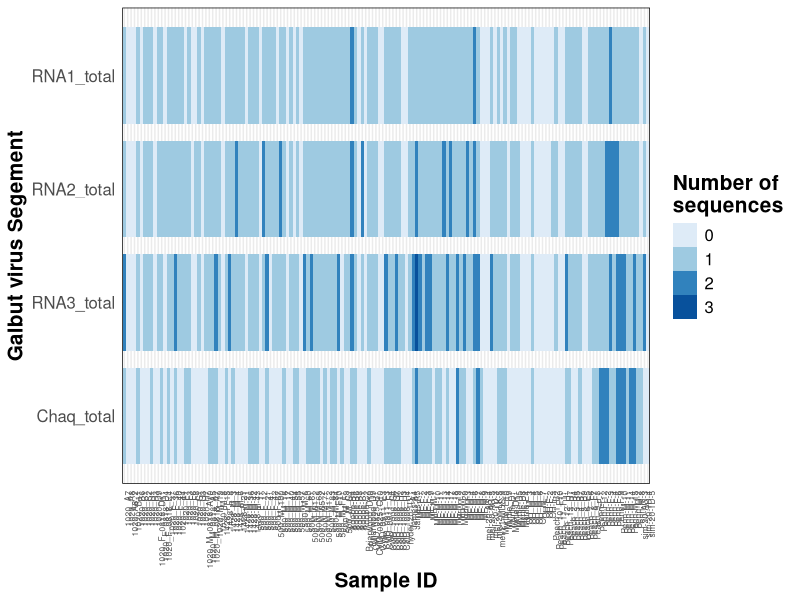
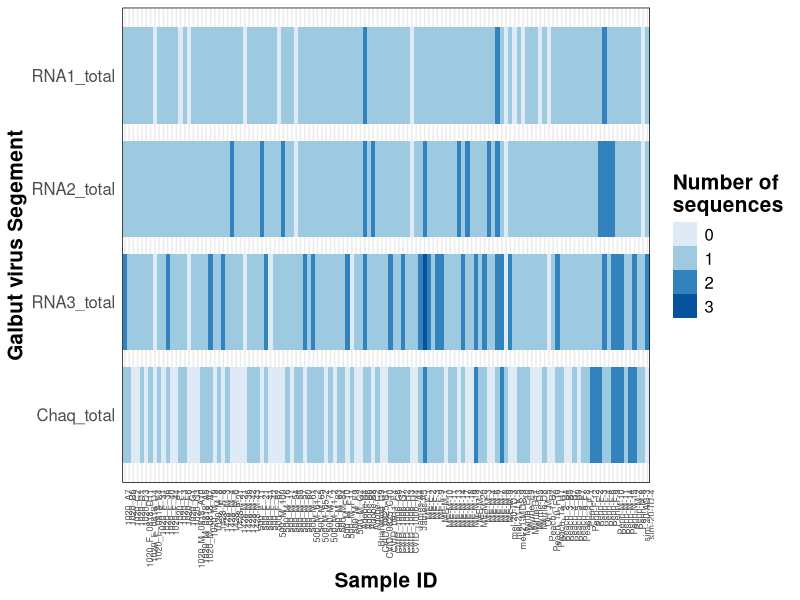
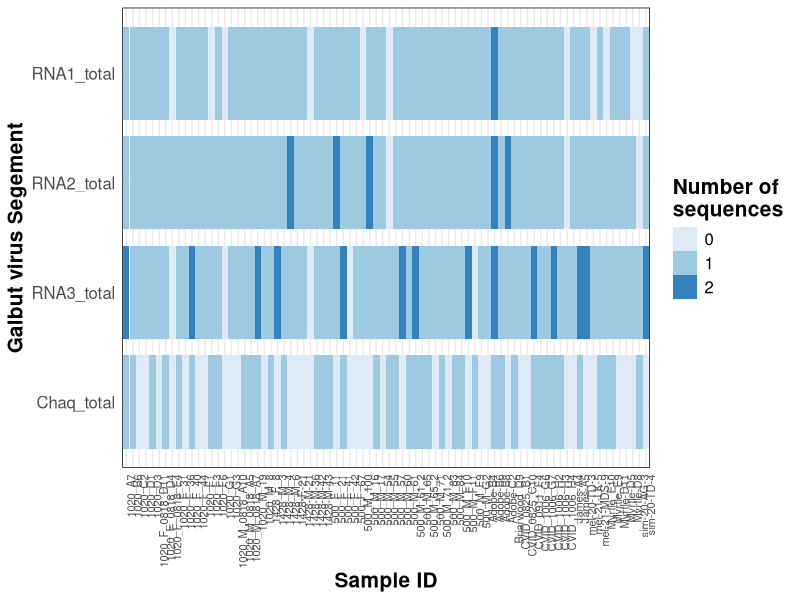
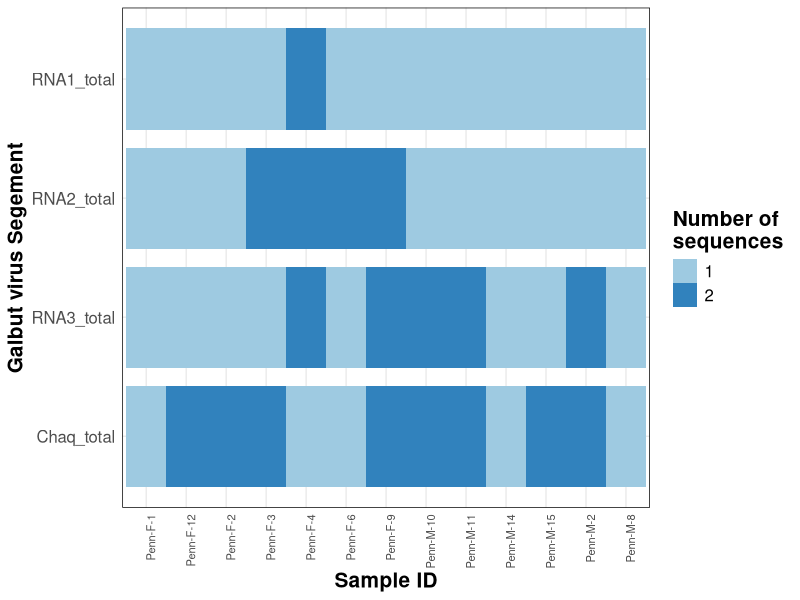
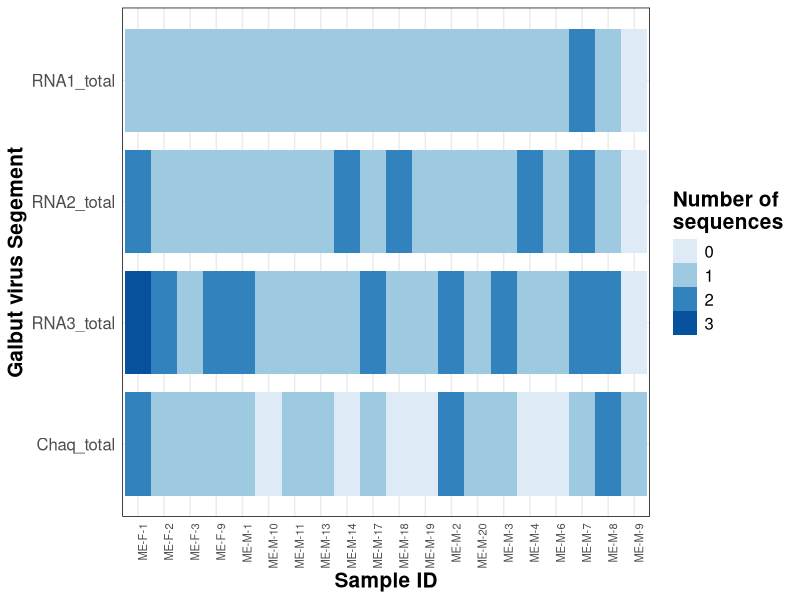
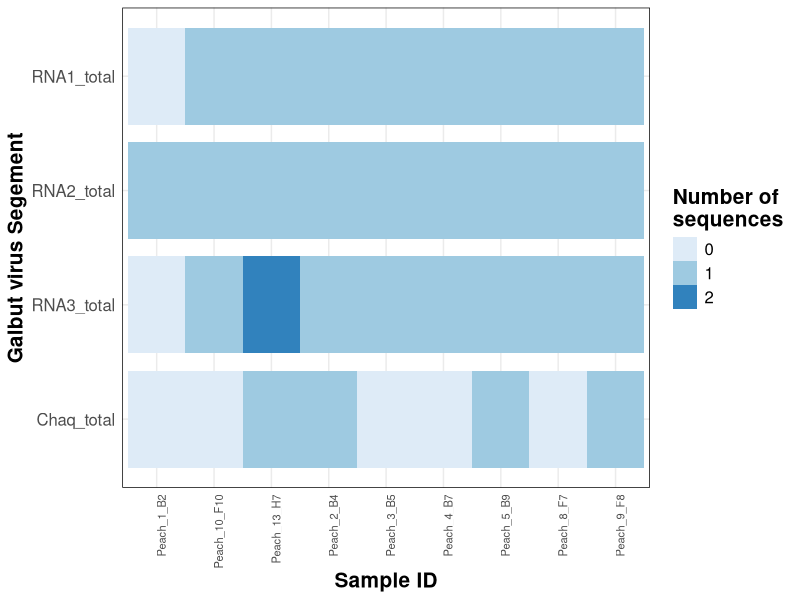
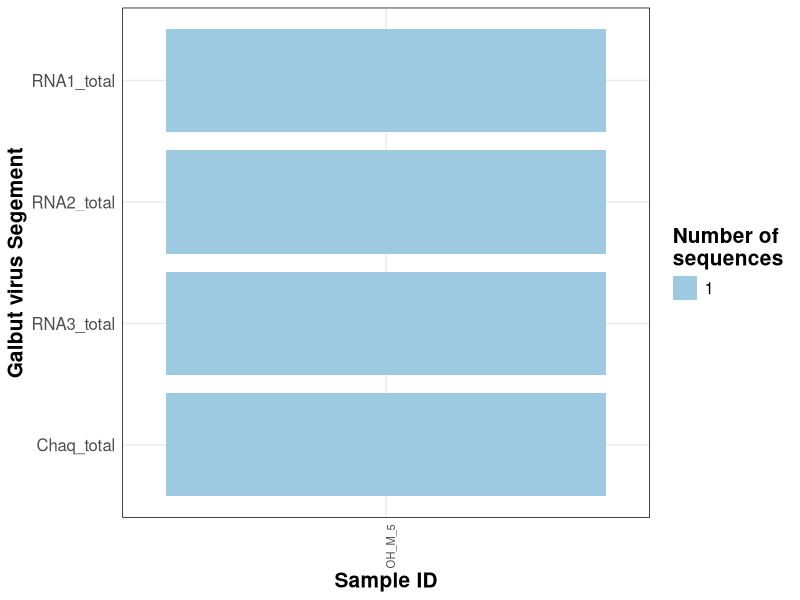
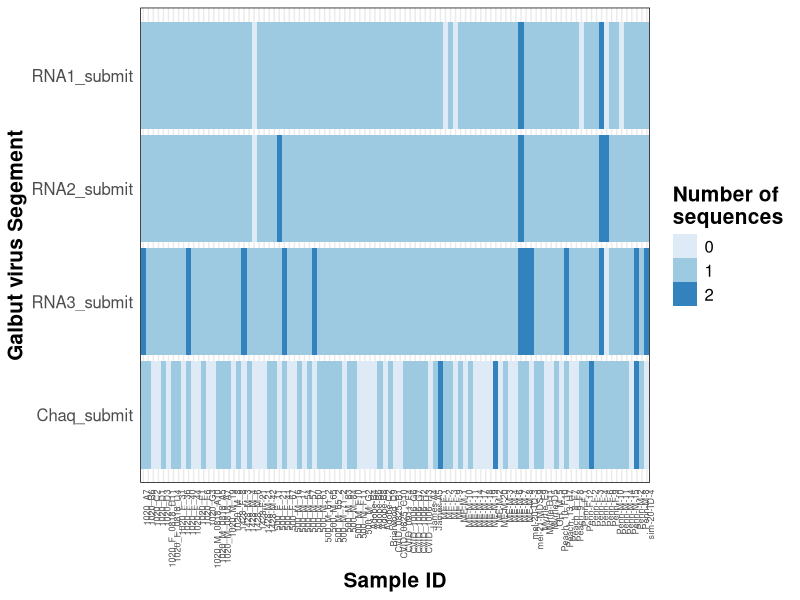

Source code (R) for these figures, in order:
library(tidyverse)
library(readxl)
library(viridis)

metadata <- read_xlsx("analyses/data/Metadata_Table.xlsx")

heatmap_data <- metadata %>% 
  select(sample_name, location, RNA1_submit, RNA2_submit, RNA3_submit, Chaq_submit,
         RNA1_total, RNA2_total, RNA3_total, Chaq_total) %>% 
  pivot_longer(cols = c("RNA1_submit", "RNA2_submit", "RNA3_submit", "Chaq_submit",
                        "RNA1_total", "RNA2_total", "RNA3_total", "Chaq_total"),
               names_to = "segment", 
               values_to = "number") %>% 
  mutate(segment = factor(segment, levels = c("Chaq_submit", "Chaq_total", 
                                              "RNA3_submit", "RNA3_total", 
                                              "RNA2_submit", "RNA2_total",
                                              "RNA1_submit", "RNA1_total")))

heatmap_all <- ggplot(filter(heatmap_data, segment %in% c("Chaq_total", "RNA3_total",
                                                          "RNA2_total", "RNA1_total"))) +
  geom_tile(aes(x = sample_name, y = segment, fill = factor(number), height = 0.85)) +
  scale_fill_manual(values = c("#deebf7", "#9ecae1", "#3182bd", "#08519c")) +
  theme_minimal(base_size = 11) +
  theme(panel.border = element_rect(linetype = "solid", fill = NA),
        strip.background = element_rect(colour = "black", fill = "white"),
        axis.title = element_text(face = "bold"),
        legend.title = element_text(face = "bold"),
        strip.text = element_text(face = "bold"),
        #        axis.text = element_text(face = "bold"),
        text = element_text(size = 15),
        axis.text.x = element_text(angle = 90, hjust = 1, vjust = 1, size = 6)) +
  labs(x = "Sample ID", y = "Galbut virus Segement", fill = "Number of \nsequences")

heatmap_all
ggsave("analyses/plots/allll_heatmap_virus_pres.pdf", units = "in", width = 14, height = 8)

heatmap_pres <- metadata %>% 
  filter(num_seqs_total > 0) %>% 
  select(sample_name, location, RNA1_submit, RNA2_submit, RNA3_submit, Chaq_submit,
         RNA1_total, RNA2_total, RNA3_total, Chaq_total) %>% 
  pivot_longer(cols = c("RNA1_submit", "RNA2_submit", "RNA3_submit", "Chaq_submit",
                        "RNA1_total", "RNA2_total", "RNA3_total", "Chaq_total"),
               names_to = "segment", 
               values_to = "number") %>% 
  mutate(segment = factor(segment, levels = c("Chaq_submit", "Chaq_total", 
                                              "RNA3_submit", "RNA3_total", 
                                              "RNA2_submit", "RNA2_total",
                                              "RNA1_submit", "RNA1_total")))

heatmap_all_pres <- ggplot(filter(heatmap_pres, segment %in% c("Chaq_total", "RNA3_total",
                                                               "RNA2_total", "RNA1_total"))) +
  geom_tile(aes(x = sample_name, y = segment, fill = factor(number), height = 0.85)) +
  scale_fill_manual(values = c("#deebf7", "#9ecae1", "#3182bd", "#08519c")) +
  theme_minimal(base_size = 11) +
  theme(panel.border = element_rect(linetype = "solid", fill = NA),
        strip.background = element_rect(colour = "black", fill = "white"),
        axis.title = element_text(face = "bold"),
        legend.title = element_text(face = "bold"),
        strip.text = element_text(face = "bold"),
        #        axis.text = element_text(face = "bold"),
        text = element_text(size = 15),
        axis.text.x = element_text(angle = 90, hjust = 1, vjust = 1, size = 6.5)) +
  labs(x = "Sample ID", y = "Galbut virus Segement", fill = "Number of \nsequences")

heatmap_all_pres
ggsave("analyses/plots/all_heatmap_virus_pres.pdf", units = "in", width = 14, height = 8)

heatmap_co2 <- ggplot(filter(heatmap_pres, location == "Colorado", 
                             segment %in% c("Chaq_total", "RNA3_total",
                                            "RNA2_total", "RNA1_total"))) +
  geom_tile(aes(x = sample_name, y = segment, fill = factor(number), height = 0.85)) +
  scale_fill_manual(values = c("#deebf7", "#9ecae1", "#3182bd")) +
  theme_minimal(base_size = 11) +
  theme(panel.border = element_rect(linetype = "solid", fill = NA),
        strip.background = element_rect(colour = "black", fill = "white"),
        axis.title = element_text(face = "bold"),
        legend.title = element_text(face = "bold"),
        strip.text = element_text(face = "bold"),
        #        axis.text = element_text(face = "bold"),
        text = element_text(size = 15),
        axis.text.x = element_text(angle = 90, hjust = 1, vjust = 1, size = 8)) +
  labs(x = "Sample ID", y = "Galbut virus Segement", fill = "Number of \nsequences")

heatmap_co2
ggsave("analyses/plots/co_heatmap_virus_pres.pdf", units = "in", width = 14, height = 8)

heatmap_pe2 <- ggplot(filter(heatmap_pres, location == "Pennsylvania",
                             segment %in% c("Chaq_total", "RNA3_total",
                                            "RNA2_total", "RNA1_total"))) +
  geom_tile(aes(x = sample_name, y = segment, fill = factor(number), height = 0.85)) +
  scale_fill_manual(values = c("#9ecae1", "#3182bd")) +
  theme_minimal(base_size = 11) +
  theme(panel.border = element_rect(linetype = "solid", fill = NA),
        strip.background = element_rect(colour = "black", fill = "white"),
        axis.title = element_text(face = "bold"),
        legend.title = element_text(face = "bold"),
        strip.text = element_text(face = "bold"),
        #        axis.text = element_text(face = "bold"),
        text = element_text(size = 15),
        axis.text.x = element_text(angle = 90, hjust = 1, vjust = 1, size = 8)) +
  labs(x = "Sample ID", y = "Galbut virus Segement", fill = "Number of \nsequences")

heatmap_pe2
ggsave("analyses/plots/pe_heatmap_virus_pres.pdf", units = "in", width = 14, height = 8)

heatmap_me2 <- ggplot(filter(heatmap_pres, location == "Maine", 
                             segment %in% c("Chaq_total", "RNA3_total",
                                            "RNA2_total", "RNA1_total"))) +
  geom_tile(aes(x = sample_name, y = segment, fill = factor(number), height = 0.85)) +
  scale_fill_manual(values = c("#deebf7", "#9ecae1", "#3182bd", "#08519c")) +
  theme_minimal(base_size = 11) +
  theme(panel.border = element_rect(linetype = "solid", fill = NA),
        strip.background = element_rect(colour = "black", fill = "white"),
        axis.title = element_text(face = "bold"),
        legend.title = element_text(face = "bold"),
        strip.text = element_text(face = "bold"),
        #        axis.text = element_text(face = "bold"),
        text = element_text(size = 15),
        axis.text.x = element_text(angle = 90, hjust = 1, vjust = 1, size = 8)) +
  labs(x = "Sample ID", y = "Galbut virus Segement", fill = "Number of \nsequences")

heatmap_me2
ggsave("analyses/plots/me_heatmap_virus_pres.pdf", units = "in", width = 14, height = 8)

heatmap_un2 <- ggplot(filter(heatmap_pres, location == "Unknown", 
                             segment %in% c("Chaq_total", "RNA3_total",
                                            "RNA2_total", "RNA1_total"))) +
  geom_tile(aes(x = sample_name, y = segment, fill = factor(number), height = 0.85)) +
  scale_fill_manual(values = c("#deebf7", "#9ecae1", "#3182bd")) +
  theme_minimal(base_size = 11) +
  theme(panel.border = element_rect(linetype = "solid", fill = NA),
        strip.background = element_rect(colour = "black", fill = "white"),
        axis.title = element_text(face = "bold"),
        legend.title = element_text(face = "bold"),
        strip.text = element_text(face = "bold"),
        #        axis.text = element_text(face = "bold"),
        text = element_text(size = 15),
        axis.text.x = element_text(angle = 90, hjust = 1, vjust = 1, size = 8)) +
  labs(x = "Sample ID", y = "Galbut virus Segement", fill = "Number of \nsequences")

heatmap_un2
ggsave("analyses/plots/un_heatmap_virus_pres.pdf", units = "in", width = 14, height = 8)

heatmap_oh2 <- ggplot(filter(heatmap_pres, location == "Ohio", 
                             segment %in% c("Chaq_total", "RNA3_total",
                                            "RNA2_total", "RNA1_total"))) +
  geom_tile(aes(x = sample_name, y = segment, fill = factor(number), height = 0.85)) +
  scale_fill_manual(values = c("#9ecae1")) +
  theme_minimal(base_size = 11) +
  theme(panel.border = element_rect(linetype = "solid", fill = NA),
        strip.background = element_rect(colour = "black", fill = "white"),
        axis.title = element_text(face = "bold"),
        legend.title = element_text(face = "bold"),
        strip.text = element_text(face = "bold"),
        #        axis.text = element_text(face = "bold"),
        text = element_text(size = 15),
        axis.text.x = element_text(angle = 90, hjust = 1, vjust = 1, size = 8)) +
  labs(x = "Sample ID", y = "Galbut virus Segement", fill = "Number of \nsequences")

heatmap_oh2
ggsave("analyses/plots/oh_heatmap_virus_pres.pdf", units = "in", width = 14, height = 8)


# submitted
heatmap_sub <- metadata %>% 
  filter(num_seqs_submit > 0) %>% 
  select(sample_name, location, RNA1_submit, RNA2_submit, RNA3_submit, Chaq_submit,
         RNA1_total, RNA2_total, RNA3_total, Chaq_total) %>% 
  pivot_longer(cols = c("RNA1_submit", "RNA2_submit", "RNA3_submit", "Chaq_submit",
                        "RNA1_total", "RNA2_total", "RNA3_total", "Chaq_total"),
               names_to = "segment", 
               values_to = "number") %>% 
  mutate(segment = factor(segment, levels = c("Chaq_submit", "Chaq_total", 
                                              "RNA3_submit", "RNA3_total", 
                                              "RNA2_submit", "RNA2_total",
                                              "RNA1_submit", "RNA1_total")))

heatmap_all_sub <- ggplot(filter(heatmap_sub, segment %in% c("Chaq_submit", "RNA3_submit",
                                                               "RNA2_submit", "RNA1_submit"))) +
  geom_tile(aes(x = sample_name, y = segment, fill = factor(number), height = 0.95)) +
  scale_fill_manual(values = c("#deebf7", "#9ecae1", "#3182bd")) +
  theme_minimal(base_size = 11) +
  theme(panel.border = element_rect(linetype = "solid", fill = NA),
        strip.background = element_rect(colour = "black", fill = "white"),
        axis.title = element_text(face = "bold"),
        legend.title = element_text(face = "bold"),
        strip.text = element_text(face = "bold"),
        #        axis.text = element_text(face = "bold"),
        text = element_text(size = 15),
        axis.text.x = element_text(angle = 90, hjust = 1, vjust = 1, size = 6.5)) +
  labs(x = "Sample ID", y = "Galbut virus Segement", fill = "Number of \nsequences")

heatmap_all_sub
ggsave("analyses/plots/all_sub_heatmap_virus_pres.pdf", units = "in", width = 14, height = 8)

heatmap_co3 <- ggplot(filter(heatmap_sub, location == "Colorado", 
                             segment %in% c("Chaq_submit", "RNA3_submit",
                                            "RNA2_submit", "RNA1_submit"))) +
  geom_tile(aes(x = sample_name, y = segment, fill = factor(number), height = 0.95)) +
  scale_fill_manual(values = c("#deebf7", "#9ecae1", "#3182bd")) +
  theme_minimal(base_size = 11) +
  theme(panel.border = element_rect(linetype = "solid", fill = NA),
        strip.background = element_rect(colour = "black", fill = "white"),
        axis.title = element_text(face = "bold"),
        legend.title = element_text(face = "bold"),
        strip.text = element_text(face = "bold"),
        #        axis.text = element_text(face = "bold"),
        text = element_text(size = 15),
        axis.text.x = element_text(angle = 90, hjust = 1, vjust = 1, size = 8)) +
  labs(x = "Sample ID", y = "Galbut virus Segement", fill = "Number of \nsequences")

heatmap_co3
ggsave("analyses/plots/co_sub_heatmap_virus_pres.pdf", units = "in", width = 14, height = 8)

heatmap_pe3 <- ggplot(filter(heatmap_sub, location == "Pennsylvania",
                             segment %in% c("Chaq_submit", "RNA3_submit",
                                            "RNA2_submit", "RNA1_submit"))) +
  geom_tile(aes(x = sample_name, y = segment, fill = factor(number), height = 0.95)) +
  scale_fill_manual(values = c("#deebf7", "#9ecae1", "#3182bd")) +
  theme_minimal(base_size = 11) +
  theme(panel.border = element_rect(linetype = "solid", fill = NA),
        strip.background = element_rect(colour = "black", fill = "white"),
        axis.title = element_text(face = "bold"),
        legend.title = element_text(face = "bold"),
        strip.text = element_text(face = "bold"),
        #        axis.text = element_text(face = "bold"),
        text = element_text(size = 15),
        axis.text.x = element_text(angle = 90, hjust = 1, vjust = 1, size = 8)) +
  labs(x = "Sample ID", y = "Galbut virus Segement", fill = "Number of \nsequences")

heatmap_pe3
ggsave("analyses/plots/pe_sub_heatmap_virus_pres.pdf", units = "in", width = 14, height = 8)

heatmap_me3 <- ggplot(filter(heatmap_sub, location == "Maine", 
                             segment %in% c("Chaq_submit", "RNA3_submit",
                                            "RNA2_submit", "RNA1_submit"))) +
  geom_tile(aes(x = sample_name, y = segment, fill = factor(number), height = 0.95)) +
  scale_fill_manual(values = c("#deebf7", "#9ecae1", "#3182bd")) +
  theme_minimal(base_size = 11) +
  theme(panel.border = element_rect(linetype = "solid", fill = NA),
        strip.background = element_rect(colour = "black", fill = "white"),
        axis.title = element_text(face = "bold"),
        legend.title = element_text(face = "bold"),
        strip.text = element_text(face = "bold"),
        #        axis.text = element_text(face = "bold"),
        text = element_text(size = 15),
        axis.text.x = element_text(angle = 90, hjust = 1, vjust = 1, size = 8)) +
  labs(x = "Sample ID", y = "Galbut virus Segement", fill = "Number of \nsequences")

heatmap_me3
ggsave("analyses/plots/me_sub_heatmap_virus_pres.pdf", units = "in", width = 14, height = 8)

heatmap_un3 <- ggplot(filter(heatmap_sub, location == "Unknown", 
                             segment %in% c("Chaq_submit", "RNA3_submit",
                                            "RNA2_submit", "RNA1_submit"))) +
  geom_tile(aes(x = sample_name, y = segment, fill = factor(number), height = 0.95)) +
  scale_fill_manual(values = c("#deebf7", "#9ecae1", "#3182bd")) +
  theme_minimal(base_size = 11) +
  theme(panel.border = element_rect(linetype = "solid", fill = NA),
        strip.background = element_rect(colour = "black", fill = "white"),
        axis.title = element_text(face = "bold"),
        legend.title = element_text(face = "bold"),
        strip.text = element_text(face = "bold"),
        #        axis.text = element_text(face = "bold"),
        text = element_text(size = 15),
        axis.text.x = element_text(angle = 90, hjust = 1, vjust = 1, size = 8)) +
  labs(x = "Sample ID", y = "Galbut virus Segement", fill = "Number of \nsequences")

heatmap_un3
ggsave("analyses/plots/un_sub_heatmap_virus_pres.pdf", units = "in", width = 14, height = 8)

heatmap_oh3 <- ggplot(filter(heatmap_sub, location == "Ohio", 
                             segment %in% c("Chaq_submit", "RNA3_submit",
                                            "RNA2_submit", "RNA1_submit"))) +
  geom_tile(aes(x = sample_name, y = segment, fill = factor(number), height = 0.95)) +
  scale_fill_manual(values = c("#9ecae1")) +
  theme_minimal(base_size = 11) +
  theme(panel.border = element_rect(linetype = "solid", fill = NA),
        strip.background = element_rect(colour = "black", fill = "white"),
        axis.title = element_text(face = "bold"),
        legend.title = element_text(face = "bold"),
        strip.text = element_text(face = "bold"),
        #        axis.text = element_text(face = "bold"),
        text = element_text(size = 15),
        axis.text.x = element_text(angle = 90, hjust = 1, vjust = 1, size = 8)) +
  labs(x = "Sample ID", y = "Galbut virus Segement", fill = "Number of \nsequences")

heatmap_oh3
ggsave("analyses/plots/oh_sub_heatmap_virus_pres.pdf", units = "in", width = 14, height = 8)
